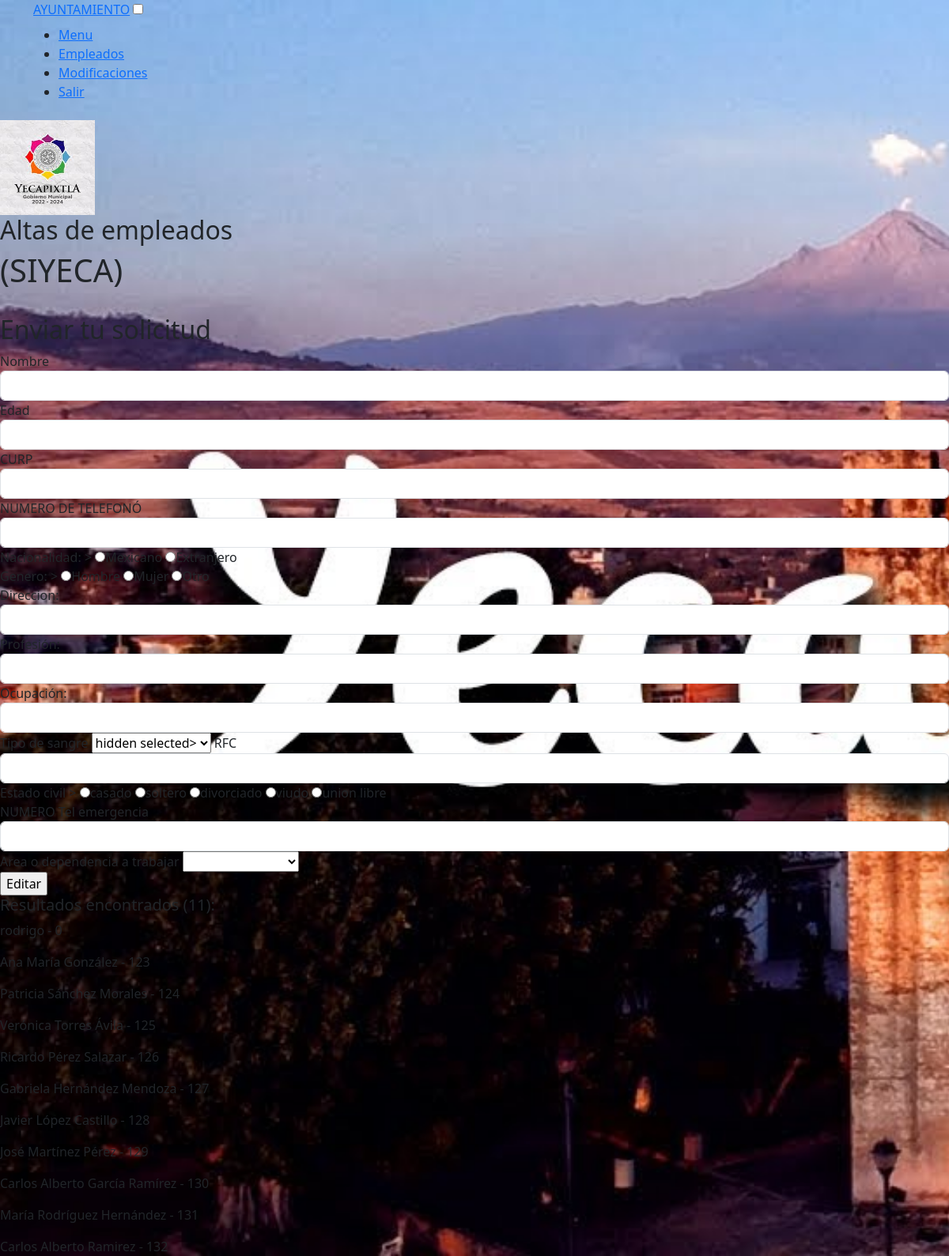
Page /cd.php on the committed database.
### tables this page shows
CREATE TABLE `alta_empleados` (
  `no_empleado` int(11) NOT NULL,
  `nombre` varchar(30) DEFAULT NULL,
  `edad` tinyint(4) DEFAULT NULL,
  `curp` varchar(18) DEFAULT NULL,
  `num_tel` varchar(10) DEFAULT NULL,
  `nacionalidad` varchar(20) DEFAULT NULL,
  `genero` varchar(1) DEFAULT NULL,
  `dirreccion` varchar(1000) DEFAULT NULL,
  `profesion` varchar(25) DEFAULT NULL,
  `ocupacion` varchar(25) DEFAULT NULL,
  `tipo_de_sangre` varchar(3) DEFAULT NULL,
  `rfc` varchar(13) DEFAULT NULL,
  `estado_civil` varchar(12) DEFAULT NULL,
  `tel_emergencia` varchar(10) DEFAULT NULL,
  `dependencia` varchar(25) DEFAULT NULL
);

### cd.php (the view, shortened to what this page needs)
<!DOCTYPE html>
<html lang="es">
<head>
    <link rel="stylesheet" href="../css/c.css">
    <link href="https://cdn.jsdelivr.net/npm/bootstrap@5.3.3/dist/css/bootstrap.min.css" rel="stylesheet">
</head>
<body>
    <main id="principal">
        <header>
    <div class="Menu container">
        <a href="#" class="logo">AYUNTAMIENTO</a>
        <input type="checkbox" id="Menu">
        <nav class="navbar">
            <ul>
            <li><a href="../menu.html">Menu</a></li>
            <li><a href="../empleados.php">Empleados</a></li>
            <li><a href="../eliminar.php">Modificaciones</a> </li>
            <li><a href="../index.php">Salir</a></li>
            </ul>
        </nav>
    </div>
    </header>
    <div class="contentcontainer">
        <img src="mediaa/images.jfif" alt=" " width="10%" height="10%">
        <div class="text-box">
            <h2>Altas de empleados </h2>
        </div>
        </div>
       <div class="sy">
        <h1>(SIYECA) </h1>
       </div>
       <div class="form-content">
        <h2>Enviar tu solicitud</h2>
        <?php
    $nombre=$_GET['nombre'];
    $edad=$_GET['edad'];
    $curp=$_GET['CURP'];
    $num_tel=$_GET['num_tel'];
    $nacionalidad=$_GET['nacionalidad'];
    $genero=$_GET['Genero'];
    $direccion=$_GET['dirreccion'];
    $profesion=$_GET['Profesión'];
    $ocupacion=$_GET['Ocupación'];
    $tipo_de_sangre=$_GET['Tipo_de_sangre'];
    $rfc=$_GET['RFC'];
    $estado_civil=$_GET['Estado_civil'];
    $tel_emergencia=$_GET['tel_emergencia'];
    $dependencia=$_GET['dependencia'];
    ?>
        <form  action="../eliminar.php" método="GET" class="needs-validation" novalidate>
            <label for="nombre">Nombre</label>
            <input type="text" name="nombre" id="nombre"  class="form-control" required  value="<?php echo $nombre ?>">
            <label for="edad">Edad</label>
            <input type="number" name="edad" id="edad" value="<?php echo $edad ?>" min="18" max="60" class="form-control" required style="color: black;" >
            <label for="CURP">CURP</label>
            <input type="text" name="CURP" id="CURP" maxlength="18" minlength="18" class="form-control" required  value="<?php echo $curp ?>">
            <label for="num_tel">NUMERO DE TELEFONÓ</label>
            <input type="number" name="num_tel" id="num_tel" max="9000000000" min="1000000000"  class="form-control" required style="color: black;"  value="<?php echo $num_tel ?>">
            <label>Nacionalidad:</label>
            <input type="radio"  value="<?php echo $nacionalidad ?>"  hidden selected><?php echo $nacionalidad ?>>
            <input type="radio"  name="nacionalidad" value="Mexicano">Mexicano
            <input type="radio" name="nacionalidad" value="Extranjero">Extranjero
            <br>
            <label>Genero:</label>
            <input type="radio"  value="<?php echo $genero ?>" hidden selected><?php echo $genero ?>>
            <input type="radio" name="Genero" value="Hombre">Hombre
            <input type="radio" name="Genero" value="Mujer">Mujer
            <input type="radio" name="Genero" value="Otro">Otro
            <br>
            <label for="direccion">Direccion:</label>
            <input type="textarea" name="dirreccion"  class="form-control" required  value="<?php echo $direccion ?>">
            <label for="Profesión">Profesión:</label>
            <input type="text" name="Profesión" id="Profesión" class="form-control" required  value="<?php echo $profesion ?>">
            <label for="Ocupación">Ocupación:</label>
            <input type="text" name="Ocupación" id="Ocupación" class="form-control" required  value="<?php echo $ocupacion ?>">
            <label for="Tipo_de_sangre">Tipo de sangre</label>
            <select name="Tipo_de_sangre" id="Tipo_de_sangre" >
                <option value="<?php echo $tipo_de_sangre ?>"> hidden selected><?php echo $tipo_de_sangre ?></option>
            </select>
            <label for="RFC">RFC</label>
            <input type="RFC" name="RFC" id="RFC" maxlength="13" minlength="13" class="form-control" required  value="<?php echo $rfc ?>">
            <label>Estado civil</label>
            <input type="radio"  value="<?php echo $estado_civil ?>"  hidden selected><?php echo $estado_civil ?>>
            <input type="radio" name="Estado_civil" value="casado">casado
            <input type="radio" name="Estado_civil" value="soltero">soltero
            <input type="radio" name="Estado_civil" value="divorciado">divorciado
            <input type="radio" name="Estado_civil" value="viudo">viudo
            <input type="radio" name="Estado_civil" value="union libre">union libre
            <br>
            <label for="tel_emergencia">NUMERO Tel emergencia</label>
            <input type="number" name="tel_emergencia" id="tel_emergencia" max="9000000000" min="1000000000" class="form-control" required style="color: black;"  value="<?php echo $tel_emergencia ?>">
            <label for="dependencia">Area o dependencia a trabajar</label>
            <select name="dependencia" id="dependencia">
                <option  value="<?php echo $dependencia ?>" hidden selected><?php echo $dependencia ?></option>
                <option value="Obras publicas">Obras publicas</option>
            </select>
   <br>
   <input type="submit" name="editar2" value="Editar">
        </form>
    </div>
</body>
</html>
<?php
$buscador=mysql_query("SELECT * FROM alta_empleados WHERE nombre LIKE LOWER('%".$_GET["buscar"]."%') OR no_empleado LIKE LOWER('%".$_GET["buscar"]."%') ");
$numero = mysql_num_rows($buscador);
?>
<h5 class="card-tittle">Resultados encontrados (<?php echo $numero; ?>):</h5>
<?php while($resultado = mysql_fetch_assoc($buscador)){?>
 <p class="card-text"><?php echo $resultado["nombre"];?> - <?php echo $resultado ["no_empleado"]?></p>
<?php } ?>

### cd.php (style rules this page uses)
body { background-image: url(../mediaa/maxresdefault.jpg); background-size: cover; background-attachment: fixed; }

### rows in the picture
alta_empleados: nombre "rodrigo", no_empleado "0"
alta_empleados: nombre "Ana María González", no_empleado "123"
alta_empleados: nombre "Patricia Sánchez Morales", no_empleado "124"
alta_empleados: nombre "Verónica Torres Ávila", no_empleado "125"
alta_empleados: nombre "Ricardo Pérez Salazar", no_empleado "126"
alta_empleados: nombre "Gabriela Hernández Mendoza", no_empleado "127"
alta_empleados: nombre "Javier López Castillo", no_empleado "128"
alta_empleados: nombre "José Martínez Pérez", no_empleado "129"
alta_empleados: nombre "Carlos Alberto García Ramírez", no_empleado "130"
alta_empleados: nombre "María Rodríguez Hernández", no_empleado "131"
alta_empleados: nombre "Carlos Alberto Ramirez", no_empleado "132"

### other values in the picture
$numero "11"
